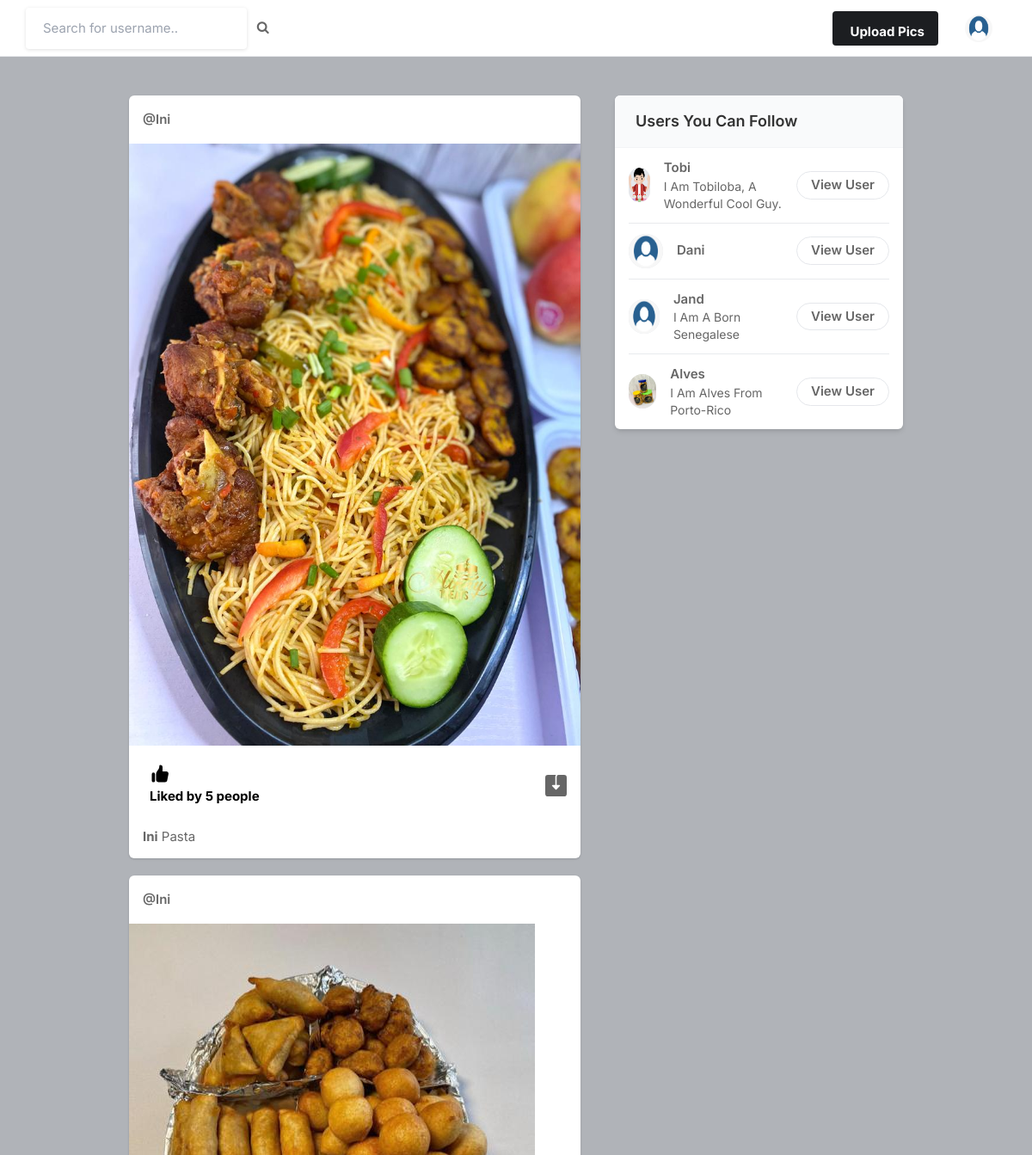
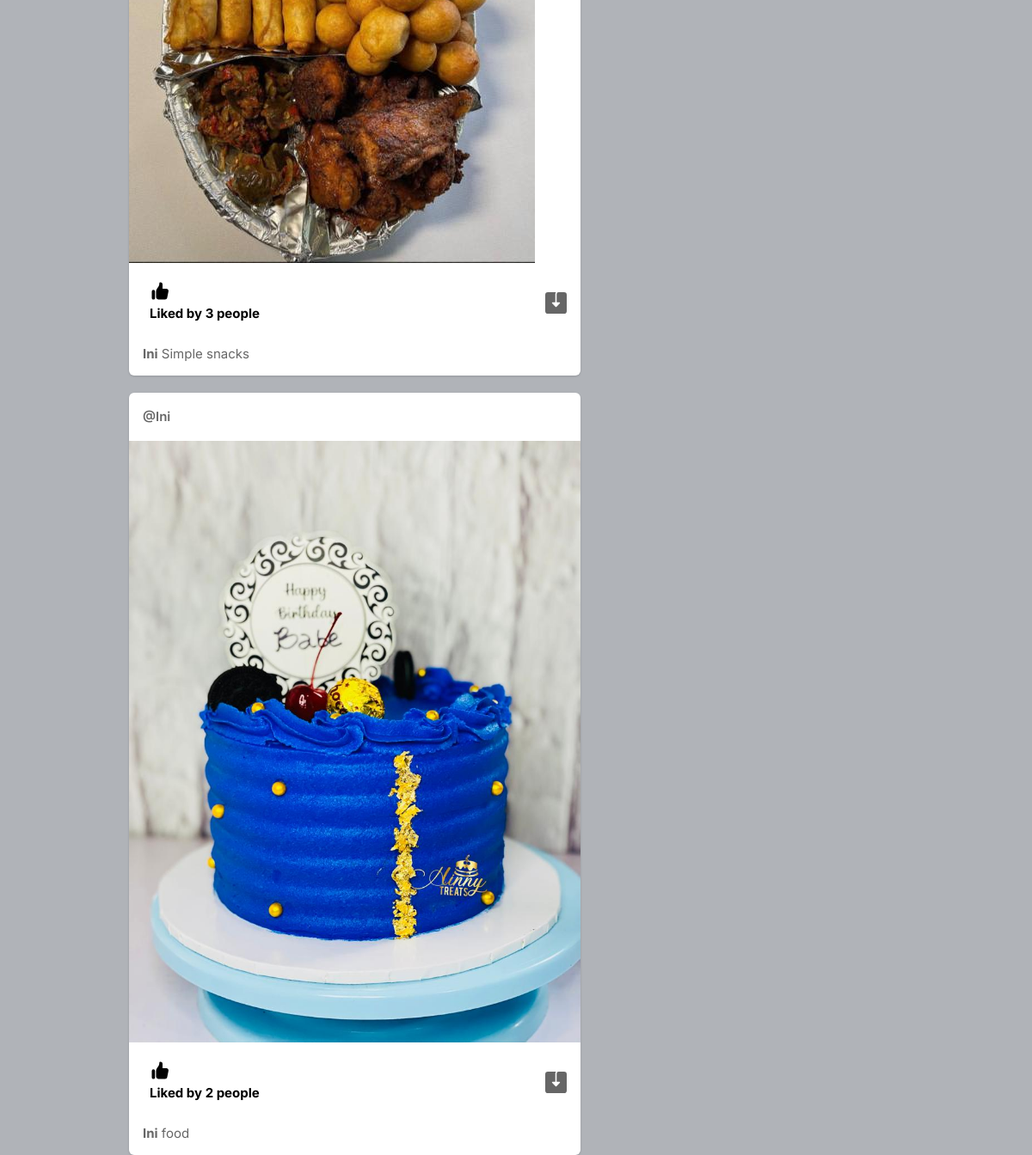
The page / (signed in) on the database its author committed (2 pictures, top to bottom).
### my_social_app/models.py (models this page shows, shortened)
class Profile(models.Model):
    user = models.ForeignKey(User, on_delete=models.CASCADE)
    id_user = models.IntegerField()
    bio = models.TextField(blank=True)
    profileimp = models.ImageField(upload_to='profile_images',
                                   default='blank_profile_pic.png')
    location = models.CharField(max_length=100, blank=True)

class Post(models.Model):
    id = models.UUIDField(primary_key=True, default=uuid.uuid4)
    user = models.CharField(max_length=100)
    image = models.ImageField(upload_to='post_images')
    caption = models.TextField()
    created_at = models.DateTimeField(default=datetime.now)
    no_of_likes = models.IntegerField(default=0)

### my_social_app/views.py (the view)
# urls.py: path('', views.index, name='index'),
@login_required(login_url='signin')
def index(request):
    user_object = User.objects.get(username=request.user.username)
    user_profile = Profile.objects.get(user=user_object)
    user_following_list = []
    feed = []
    user_following = FollowersCount.objects.filter(follower=request.user.username)
    for users in user_following:
        user_following_list.append(users.user)
    for usernames in user_following_list:
        feed_lists = Post.objects.filter(user=usernames)
        feed.append(feed_lists)
    feed_list = list(chain(*feed))
    all_users = User.objects.all()
    user_following_all = []
    for user in user_following:
        user_list = User.objects.get(username=user.user)
        user_following_all.append(user_list)
    new_suggestions_list = [x for x in list(all_users) if (x not in list(user_following_all))]
    current_user = User.objects.filter(username=request.user.username)
    final_suggestion_list = [x for x in list(new_suggestions_list) if (x not in list(current_user))]
    random.shuffle(final_suggestion_list)
    username_profile = []
    username_profile_list = []
    for users in final_suggestion_list:
        username_profile.append(users.id)
    for ids in username_profile:
        profile_lists = Profile.objects.filter(id_user=ids)
        username_profile_list.append(profile_lists)
    suggestions_username_profile_list = list(chain(*username_profile_list))
    return render(request, 'index.html', {'user_profile': user_profile, 'posts': feed_list, 'suggestions_username_profile_list': suggestions_username_profile_list[:4]})

### templates/index.html (shortened to what this page needs)
{% load static %}
<!DOCTYPE html>
<html lang="en">
<head>
    <link rel="stylesheet" href="{% static 'assets/css/icons.css' %}">
    <link rel="stylesheet" href="{% static 'assets/css/uikit.css' %}">
    <link rel="stylesheet" href="{% static 'assets/css/style.css' %}">
    <link rel="stylesheet" href="{% static 'assets/css/tailwind.css' %}">
    <link rel="stylesheet" href="https://cdnjs.cloudflare.com/ajax/libs/font-awesome/4.7.0/css/font-awesome.min.css">
</head>
<body>
            <header>
                <div class="header_inner">
                    <form action="/search" method="POST">
                    <div class="left-side">
                            <input type="text" name="username" placeholder="Search for username..">&nbsp; &nbsp;
                            <button type="submit"><i class="fa fa-search fa-1x"></i></button>
                    </div>
                    </form>
                    <div class="right-side lg:pr-4">
                        <a href="#"
                            class="bg-pink-500 flex font-bold hidden hover:bg-pink-600 hover:text-white inline-block items-center lg:block max-h-10 mr-4 px-4 py-2 rounded shado text-white">
                              Upload Pics
                        </a>
                        <a href="#">
                            <img src="{{user_profile.profileimp.url}}" class="header-avatar" alt="">
                        </a>
                    </div>
                </div>
            </header>
            <div class="container m-auto">
                <div class="lg:flex justify-center lg:space-x-10 lg:space-y-0 space-y-5">
                    <div class="space-y-5 flex-shrink-0 lg:w-7/12">
                        {% for post in posts reversed %}
                        <div class="bg-white shadow rounded-md  -mx-2 lg:mx-0">
                            <div class="flex justify-between items-center px-4 py-3">
                                <div class="flex flex-1 items-center space-x-4">
                                    <span class="block font-semibold "><a href="/profile/{{post.user}}">@{{post.user}}</a></span>
                                </div>
                              <div>
                                <a href="#"> <i class="icon-feather-more-horizontal text-2xl hover:bg-gray-200 rounded-full p-2 transition -mr-1 "></i> </a>
                              </div>
                            </div>
                            <div uk-lightbox>
                                <a href="{{post.image.url}}">
                                    <img src="{{post.image.url}}" alt="">
                                </a>
                            </div>
                            <div class="py-3 px-4 space-y-3">
                                <div class="flex space-x-4 lg:font-bold">
                                    <a href="/like-post?post_id={{post.id}}" class="flex items-center space-x-2">
                                        <div class="p-2 rounded-full text-black">
                                            {% if post.no_of_likes == 0 %}
                                            <p>No likes</p>
                                            {% elif post.no_of_likes == 1 %}
                                            <p>Liked by {{post.no_of_likes}} person</p>
                                            {% else %}
                                            <p>Liked by {{post.no_of_likes}} people</p>
                                            {% endif %}
                                        </div>
                                    </a>
                                    <a href="{{post.image.url}}" class="flex items-center space-x-2 flex-1 justify-end" download>
                                    </a>
                                </div>
                                <p>
                                    <a href="/profile/{{post.user}}"><strong>{{post.user}}</strong></a> {{post.caption}}
                                </p>
                            </div>
                        </div>
                        {% endfor %}
                    </div>
                    <div class="lg:w-5/12">
                        <div class="bg-white  shadow-md rounded-md overflow-hidden">
                            <div class="bg-gray-50  border-b border-gray-100 flex items-baseline justify-between py-4 px-6 ">
                                <h2 class="font-semibold text-lg">Users You Can Follow</h2>
                            </div>
                            <div class="divide-gray-300 divide-gray-50 divide-opacity-50 divide-y px-4 ">
                                {% for suggestion in suggestions_username_profile_list %}
                                <div class="flex items-center justify-between py-3">
                                    <div class="flex flex-1 items-center space-x-4">
                                        <a href="/profile/{{suggestion.user}}">
                                            <img src="{{suggestion.profileimp.url}}" class="bg-gray-200 rounded-full w-10 h-10">
                                        </a>
                                        <div class="flex flex-col">
                                            <span class="block capitalize font-semibold"> {{suggestion.user}} </span>
                                            <span class="block capitalize text-sm"> {{suggestion.bio}} </span>
                                        </div>
                                    </div>
                                    <a href="/profile/{{suggestion.user}}" class="border border-gray-200 font-semibold px-4 py-1 rounded-full hover:bg-pink-600 hover:text-white hover:border-pink-600 "> View User </a>
                                </div>
                                {% endfor %}
                            </div>
                        </div>
                    </div>
                </div>
            </div>
</body>
</html>

### static/assets/css/style.css (style rules this page uses)
body { background-color: #B0B3B8!important; }
button { vertical-align: middle; }
input { height: 48px; line-height: 48px; padding: 0 20px; outline: none; font-size: 15px; color: #808080; max-width: 100%; width: 100%; -webkit-box-sizing: border-box; box-sizing: border-box; display: block; font-weight: 400; opacity: 1; border-radius: 4px; border: none; -webkit-box-shadow: 0 1px 4px 0px rgba(0, 0, 0, 0.12); box-shadow: 0 1px 4px 0px rgba(0, 0, 0, 0.12); }
input[type="text"], input[type="password"], input[type="email"], input[type="number"] { height: 48px; line-height: 48px; padding: 0 20px; outline: none; font-size: 15px; color: #808080; max-width: 100%; width: 100%; -webkit-box-sizing: border-box; box-sizing: border-box; display: block; font-weight: 400; opacity: 1; border-radius: 4px; border: none; -webkit-box-shadow: 0 1px 4px 0px rgba(0, 0, 0, 0.12); box-shadow: 0 1px 4px 0px rgba(0, 0, 0, 0.12); }
input { -webkit-transition: all 0.1s ease-in-out; transition: all 0.1s ease-in-out; }
::placeholder { color: #808080; opacity: 1; }
button { border: none; margin: 0; padding: 0; width: auto; overflow: visible; background: transparent; color: inherit; font: inherit; line-height: normal; cursor: pointer; }
a { color: #be185d; -webkit-transition: 0.3s; transition: 0.3s; outline: none !important; }
button { outline: none !important; }
img { max-width: 100%; }
body { color: #666; font-size: 15px; line-height: 27px; background-color: #f0f2f5; font-family: "Inter", sans-serif; text-transform: none; }
body p { font-size: 15px; line-height: 27px; }
h1, h2, h3, h4, h5, h6 { font-family: "Inter", sans-serif; text-transform: none; }
input[type="text"], input[type="password"], input[type="email"] { font-family: "Inter", sans-serif; text-transform: none; }
button, body .pac-container { font-family: "Inter", sans-serif; text-transform: none; }
h1, h2, h3, h4, h5, h6 { color: #333; font-weight: 500; margin: 0; padding: 0; }
h2 { font-size: 26px; }
b, strong { font-weight: 700 !important; }
@media (min-width: 1024px) { .container { max-width: 900px !important; padding-top: 45px; } }
header { background-color: #fff; left: 0; right: 0; top: 0; z-index: 99; height: 66px; display: -webkit-box; display: -ms-flexbox; display: flex; -webkit-box-align: center; -ms-flex-align: center; align-items: center; border-bottom: 1px solid #e5e7eb; }
header .header_inner { display: -webkit-box; display: -ms-flexbox; display: flex; -webkit-box-align: center; -ms-flex-align: center; align-items: center; max-width: 1090px; margin: auto; width: 100%; max-width: 100% !important; padding: 0 30px; }
header .header_inner .left-side { display: -webkit-box; display: -ms-flexbox; display: flex; -webkit-box-align: center; -ms-flex-align: center; align-items: center; }
header .header_inner .right-side { display: -webkit-box; display: -ms-flexbox; display: flex; -webkit-box-align: center; -ms-flex-align: center; align-items: center; -webkit-box-pack: end; -ms-flex-pack: end; justify-content: flex-end; margin-left: auto; }
header .header_inner .right-side .header-avatar { width: 32px; height: 32px; border-radius: 100%; margin-left: 15px; }

### rows shown on the page
Profile: profileimp (placeholder picture)
Post: user "Ini", image (picture), no_of_likes "5", caption "Pasta"
Post: user "Ini", image (picture), no_of_likes "3", caption "Simple snacks"
Post: user "Ini", image (picture), no_of_likes "2", caption "food"
Profile: profileimp (picture), user "Tobi", bio "I Am Tobiloba, A Wonderful Cool Guy."
Profile: profileimp (placeholder picture), user "Dani"
Profile: profileimp (placeholder picture), user "Jand", bio "I Am A Born Senegalese"
Profile: profileimp (picture), user "Alves", bio "I Am Alves From Porto-Rico"
